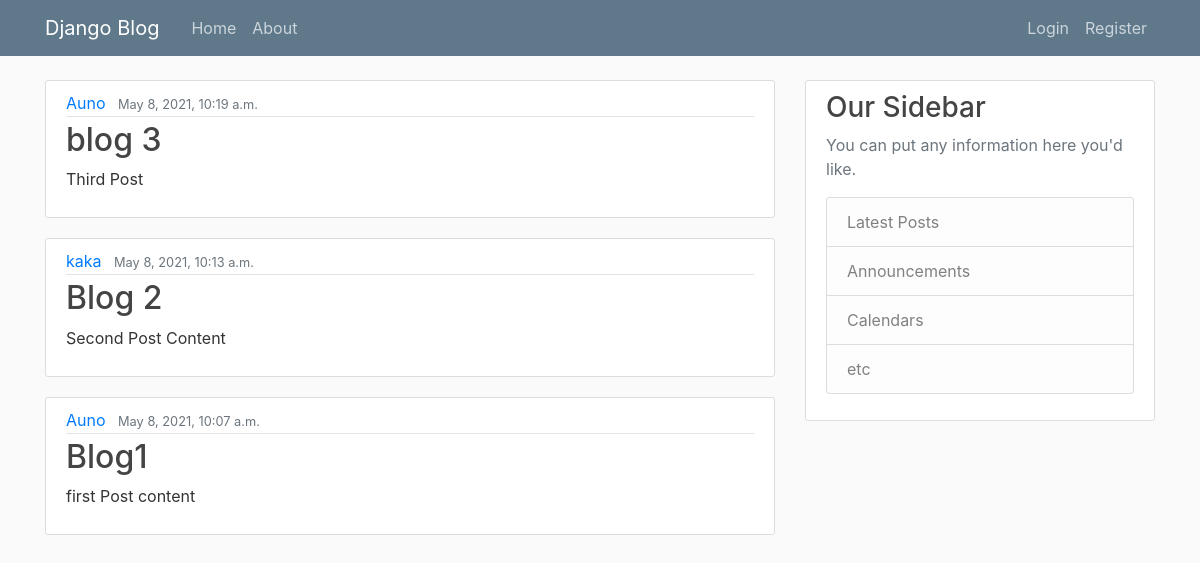
The page / on the database its author committed.
### profile_api/models.py (models this page shows, shortened)
class Post(models.Model):
    title = models.CharField(max_length=100)
    content = models.TextField()
    date_posted = models.DateTimeField(default=timezone.now)
    author = models.ForeignKey(User, on_delete=models.CASCADE)

### profile_api/views.py (the view)
# urls.py: path('', PostListView.as_view(), name='profile-home'),
class PostListView(ListView):
    model = Post
    template_name='profile_api/home.html' #<app>/<model>_<viewtype>.html
    context_object_name= 'posts'
    ordering = ['-date_posted']

### profile_api/templates/profile_api/home.html
{% extends "profile_api/base.html" %}
{% block content %}
    {% for post in posts %}
        <article class="media content-section">
          <div class="media-body">
            <div class="article-metadata">
              <a class="mr-2" href="#">{{ post.author }}</a>
              <small class="text-muted">{{ post.date_posted }}</small>
            </div>
            <h2><a class="article-title" href="{% url 'post-detail' post.id %}">{{ post.title }}</a></h2>
            <p class="article-content">{{ post.content }}</p>
          </div>
        </article>
    {% endfor %}
{% endblock content %}

### profile_api/static/profile/main.css (style rules this page uses)
body { background: #fafafa; color: #333333; margin-top: 5rem; }
h1, h2, h3, h4, h5, h6 { color: #444444; }
.content-section { background: #ffffff; padding: 10px 20px; border: 1px solid #dddddd; border-radius: 3px; margin-bottom: 20px; }
.article-title { color: #444444; }
.article-content { white-space: pre-line; }
.article-metadata { padding-bottom: 1px; margin-bottom: 4px; border-bottom: 1px solid #e3e3e3 }

### rows shown on the page
Post: author "Auno", date_posted "May 8, 2021, 10:19 a.m.", title "blog 3", content "Third Post"
Post: author "kaka", date_posted "May 8, 2021, 10:13 a.m.", title "Blog 2", content "Second Post Content"
Post: author "Auno", date_posted "May 8, 2021, 10:07 a.m.", title "Blog1", content "first Post content"
